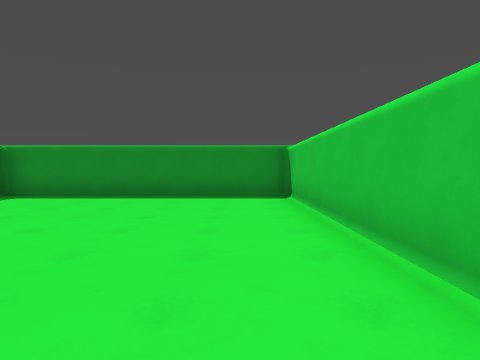
[1] (above)

18 first-person views from a walk through a 3-D level made in the Godot game engine. The camera is 1.4 m above the floor, tilts 2° down and sees 75° across. The floor is counted in squares, 2 m on a side. Each view is taken from the middle of a square. On the plan, view 1 faces up. The plan holds only what a view shows up to about 10 squares ahead; the rest is blank.

[2]
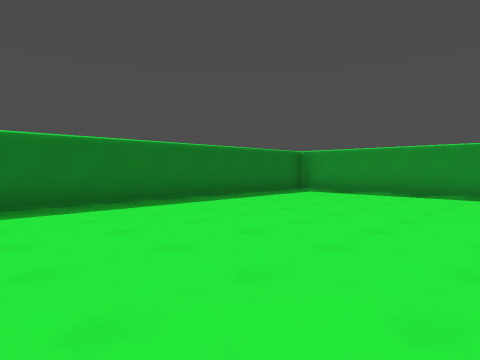

[3]
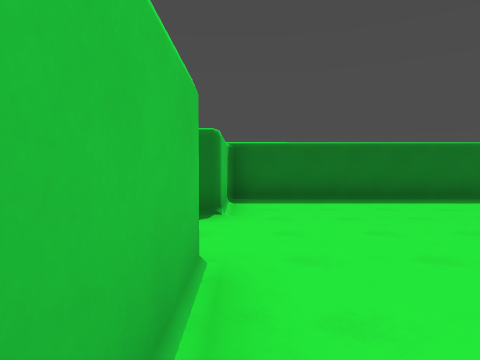

[4]
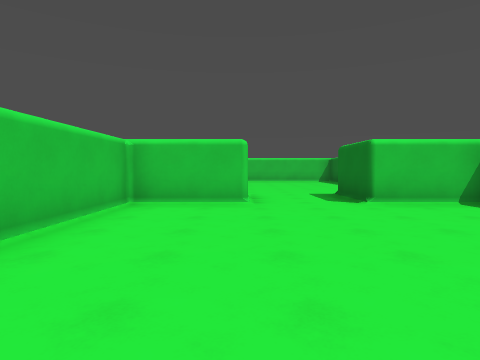

[5]
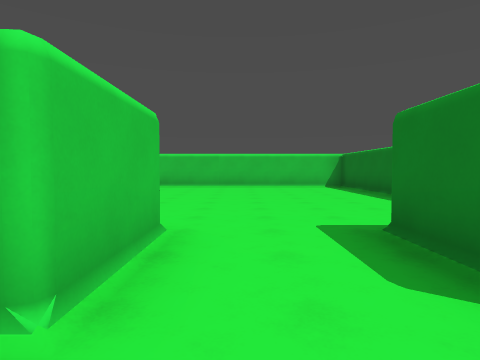

[6]
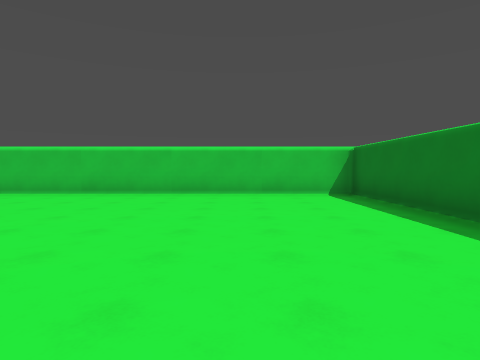

[7]
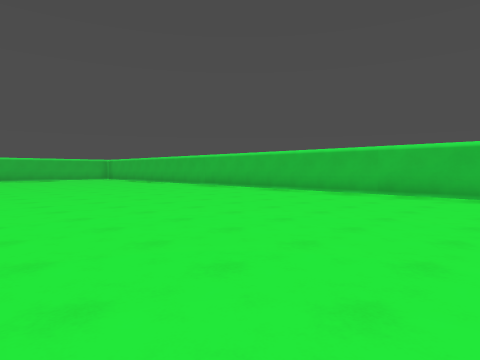

[8]
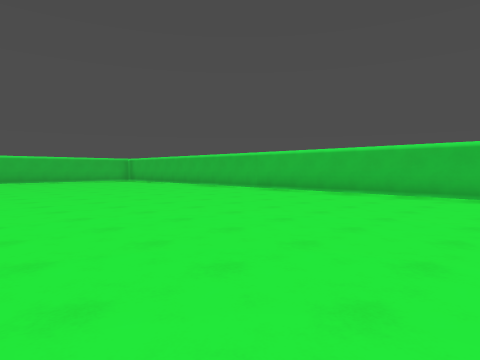

[9]
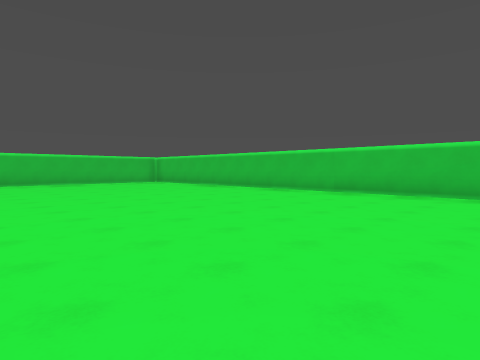

[10]
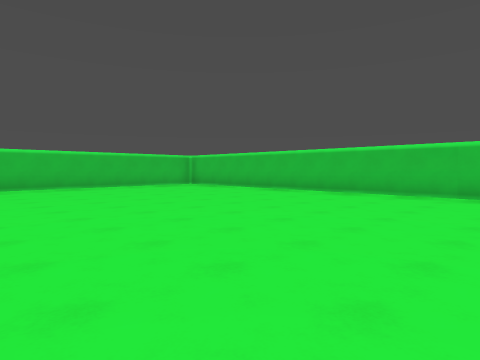

[11]
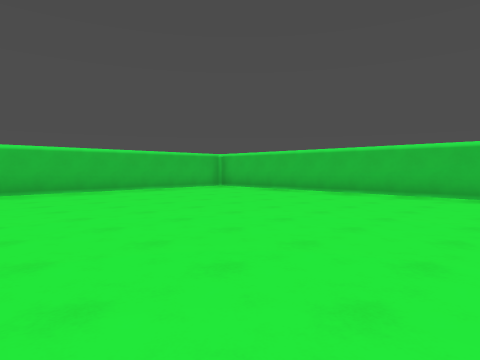

[12]
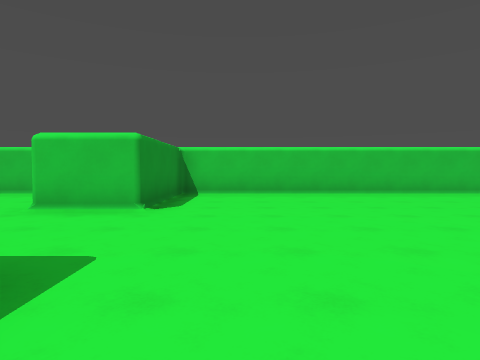

[13]
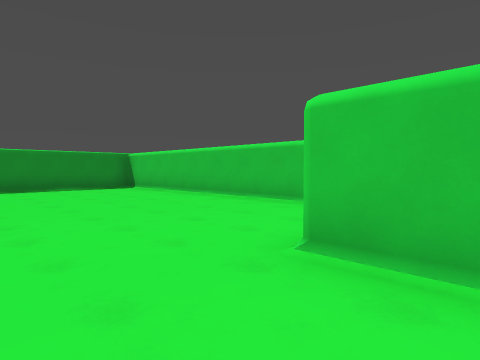

[14]
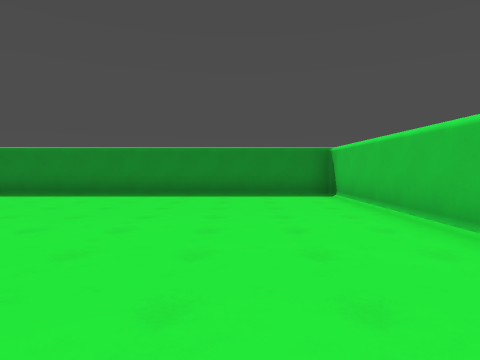

[15]
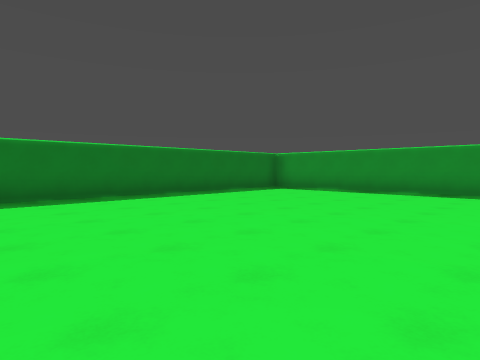

[16]
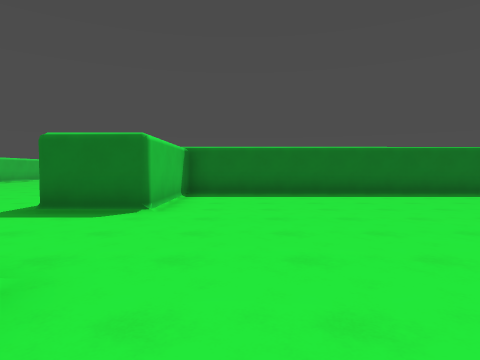

[17]
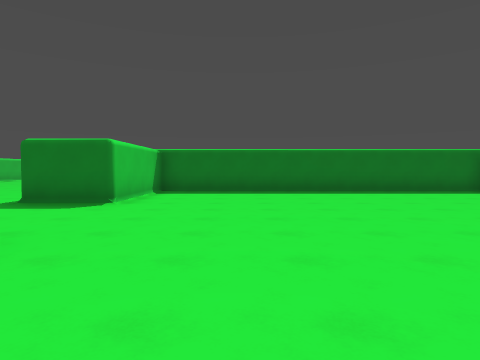

[18]
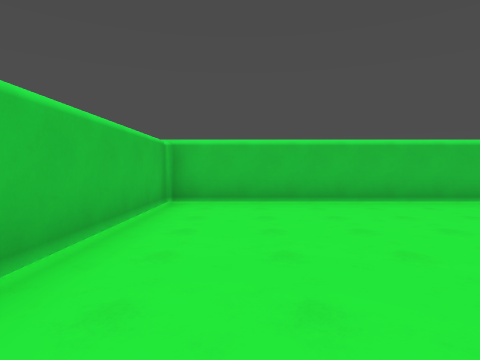

### Floor plan
Ten units are one square. View 1 is at (0, 0); x grows to the right and y downward. Boxes are objects, and circles mark ways between rooms. Rooms are numbered by the first view taken in them; rooms with no view inside come last. Other rooms are left out.
<svg viewBox="-65 -90 255 219">
<path fill="none" stroke="#000" d="M-12 13 13 13 13 -80 -59 -80M-60 -73 -60 13 -36 13M-12 34 -12 13M185 -6 185 -85 94 -85M85 -84 85 15 118 15 118 32M-36 13 -36 34M-60 79 -60 124 185 124 185 34 152 34 152 16"/>
<circle cx="-25" cy="25" r="3" fill="#2a7"/>
<text x="-20" y="-30">1</text>
<text x="90" y="40">2</text>
</svg>
Room 1 opens to room 2.

Where each view was taken, in squares from view 1:
view 1: 0 up, 0 right, facing up
view 2: 1 down, 0 right, facing up-left
view 3: 1 down, 1 right, facing left
view 4: 5 up, 1 left, facing down
view 5: 0 up, 2 left, facing down
view 6: 4 down, 3 left, facing down
view 7: 4 down, 2 left, facing down-right
view 8: 4 down, 1 right, facing down-right
view 9: 4 down, 4 right, facing down-right
view 10: 4 down, 7 right, facing down-right
view 11: 4 down, 9 right, facing down-right
view 12: 5 down, 10 right, facing right
view 13: 3 down, 13 right, facing up-right
view 14: 0 up, 16 right, facing up
view 15: 1 down, 16 right, facing up-left
view 16: 0 up, 17 right, facing left
view 17: 1 up, 18 right, facing left
view 18: 6 down, 17 right, facing down
